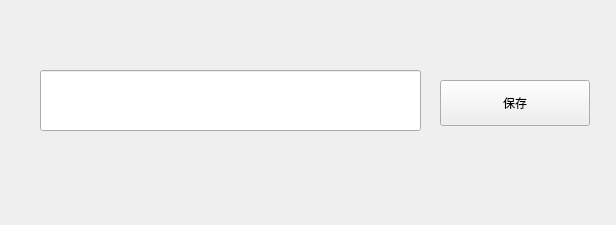
<?xml version="1.0" encoding="UTF-8"?>
<ui version="4.0">
 <class>path</class>
 <widget class="QWidget" name="path">
  <property name="geometry">
   <rect>
    <x>0</x>
    <y>0</y>
    <width>616</width>
    <height>225</height>
   </rect>
  </property>
  <property name="windowTitle">
   <string>Form</string>
  </property>
  <property name="styleSheet">
   <string notr="true">font: 10pt &quot;Arial&quot;;</string>
  </property>
  <widget class="QLineEdit" name="lineEdit">
   <property name="geometry">
    <rect>
     <x>40</x>
     <y>70</y>
     <width>381</width>
     <height>61</height>
    </rect>
   </property>
   <property name="styleSheet">
    <string notr="true">font: 10pt &quot;Arial&quot;;</string>
   </property>
  </widget>
  <widget class="QPushButton" name="pushButton">
   <property name="geometry">
    <rect>
     <x>440</x>
     <y>80</y>
     <width>150</width>
     <height>46</height>
    </rect>
   </property>
   <property name="text">
    <string>保存</string>
   </property>
  </widget>
 </widget>
 <resources/>
 <connections/>
</ui>
